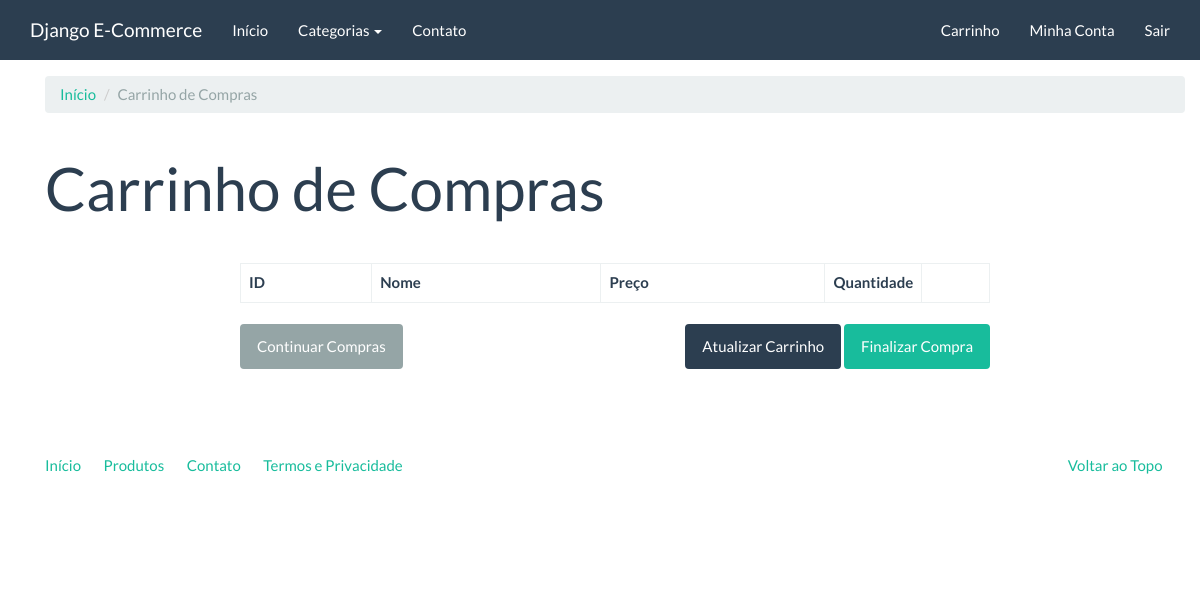
The page /compras/carrinho/ (signed in) on the database as committed earlier.
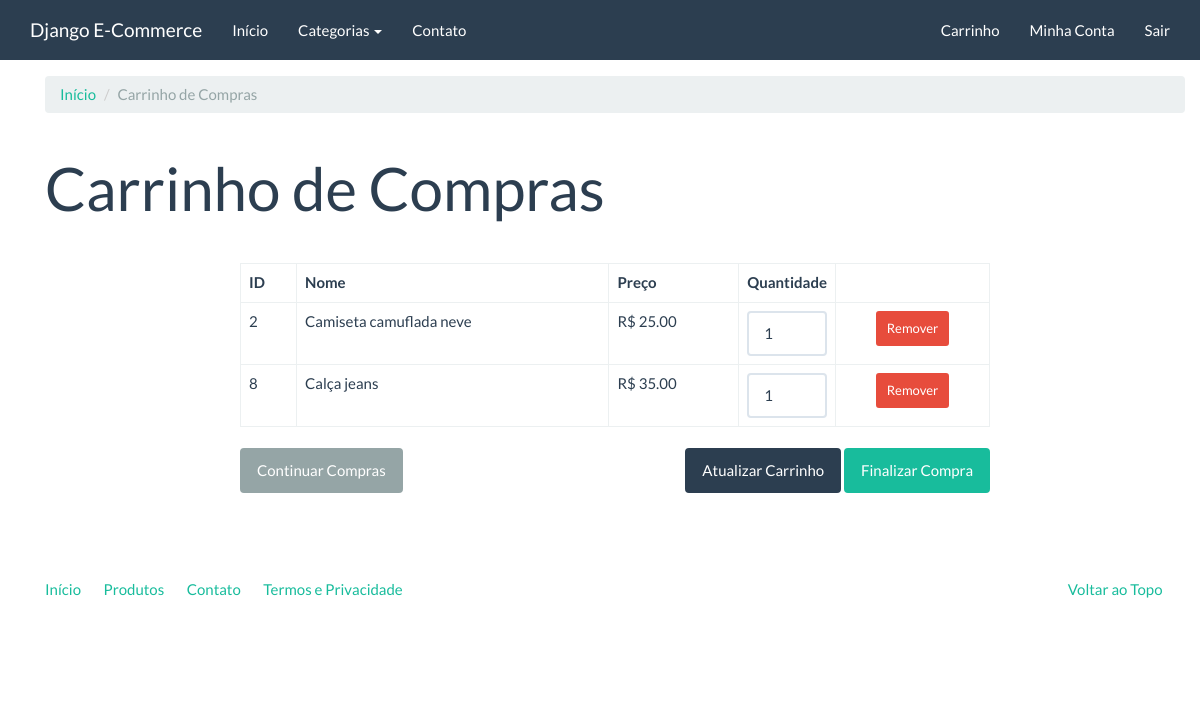
The same page on the database as committed later.
### checkout/models.py (models this page shows, shortened)
class CartItem(models.Model):
    cart_key = models.CharField('Chave do Carrinho', max_length=40, db_index=True)
    product = models.ForeignKey('catalog.Product', verbose_name='Produto', on_delete=models.CASCADE)
    quantity = models.PositiveIntegerField('Quantidade', default=1)
    price = models.DecimalField('Preço', decimal_places=2, max_digits=8)
    owner = models.ForeignKey(settings.AUTH_USER_MODEL, verbose_name='Usuário', on_delete=models.CASCADE, null=True)
    objects = CartItemManager()
    class Meta:
        verbose_name = 'Item do Carrinho'
        verbose_name_plural = 'Itens dos Carrinhos'
        unique_together = (('cart_key', 'product'),)

### catalog/models.py (models this page shows, shortened)
class Product(models.Model):
    name = models.CharField("Nome", max_length=100)
    slug = models.SlugField('Identificador', max_length=100)
    category = models.ForeignKey('catalog.Category', related_name='Categoria', verbose_name="Categoria", on_delete=models.CASCADE, null=True, blank=False)
    description = models.TextField('Descrição', blank=True, max_length=85)
    price = models.DecimalField("Preço", decimal_places=2, max_digits=8)
    created = models.DateTimeField('Criado em', auto_now_add=True)
    modified = models.DateTimeField('Modificado em', auto_now=True)
    image = models.ImageField('Imagem', upload_to='products', blank=True, null=True)
    class Meta:
        verbose_name = 'Produto'
        verbose_name_plural = "Produtos"
        ordering = ['name']
    def __str__(self):
        return self.name

### checkout/views.py (the view, shortened to what this page needs)
class CartItemView(TemplateView):
    template_name = 'checkout/cart.html'
    def get_formset(self, clear=False):
        CartItemFormSet = modelformset_factory(CartItem, fields=('quantity',), can_delete=True, extra=0)
        session_key = self.request.session.session_key
        if session_key:
            if clear:
                formset = CartItemFormSet(queryset=CartItem.objects.filter(cart_key=session_key))
            else:
                formset = CartItemFormSet(queryset=CartItem.objects.filter(cart_key=session_key), data=self.request.POST or None)
        else:
            formset = CartItemFormSet(queryset=CartItem.objects.none())
        return formset
    def get_context_data(self, **kwargs):
        context = super(CartItemView, self).get_context_data(**kwargs)
        context['formset'] = self.get_formset()
        return context

### catalog/context_processors.py (called while the page is built)
def categories(request):
    return {
        'categories': Category.objects.all()
    }

### catalog/models.py (called while the page is built)
    def __str__(self):
        return self.name

    def get_absolute_url(self):
        return reverse('catalog:category', kwargs={'slug': self.slug})

### checkout/templates/checkout/cart.html (shortened to what this page needs)
{% extends 'base.html' %}
{% load widget_tweaks %}
{% block container %}
<div class="container margin-top">
  <ol class="breadcrumb">
    <li><a href="{% url 'index' %}">Início</a></li>
    <li class="active">Carrinho de Compras</li>
  </ol>
<div class="page-header">
<h1>Carrinho de Compras</h1>
</div>
<div class="row">
    <div class="col-md-8 col-md-offset-2">
        <form class="" action="" method=post>
            <table class="table table-bordered">
                <thead>
                    <th>
                        ID
                    </th>
                    <th>
                        Nome
                    </th>
                    <th>
                        Preço
                    </th>
                    <th style="width: 10%;">
                        Quantidade
                    </th>
                    <th>
                    </th>
                </thead>
                <tbody>
                  {% for form in formset %}
                    <tr>
                      <td>
                          {{ form.instance.product.pk }}
                      </td>
                      <td>
                          {{ form.instance.product }}
                      </td>
                      <td>
                          R$ {{ form.instance.product.price | floatformat:'2' }}
                      </td>
                      <td>
                        {% render_field form.quantity class='form-control' %}
                      </td>
                      <td class="text-center">
                        <button value='on' class='btn btn-danger btn-sm' type="submit" name='{{ form.DELETE.html_name }}'>Remover</button>
                      </td>
                    </tr>
                  {% endfor %}
                </tbody>
            </table>
            <p class="text-right">
                <a href="{% url 'catalog:product_list' %}" class="pull-left btn btn-default">Continuar Compras</a>
                <button type="submit" class="btn btn-primary" name="button">Atualizar Carrinho</button></li>
                <a href="{% url 'checkout:checkout_order' %}" class="btn btn-success">Finalizar Compra</a>
            </p>
        </form>
    </div>
</div>
{% endblock %}

Rows that differ between the two databases and show on the page:
added CartItem: instance.product.pk "2", instance.product "Camiseta camuflada neve", instance.product.price "25.00"
added CartItem: instance.product.pk "8", instance.product "Calça jeans", instance.product.price "35.00"
Other text that changed with them:
new list line: "R$ 1 Remover"
